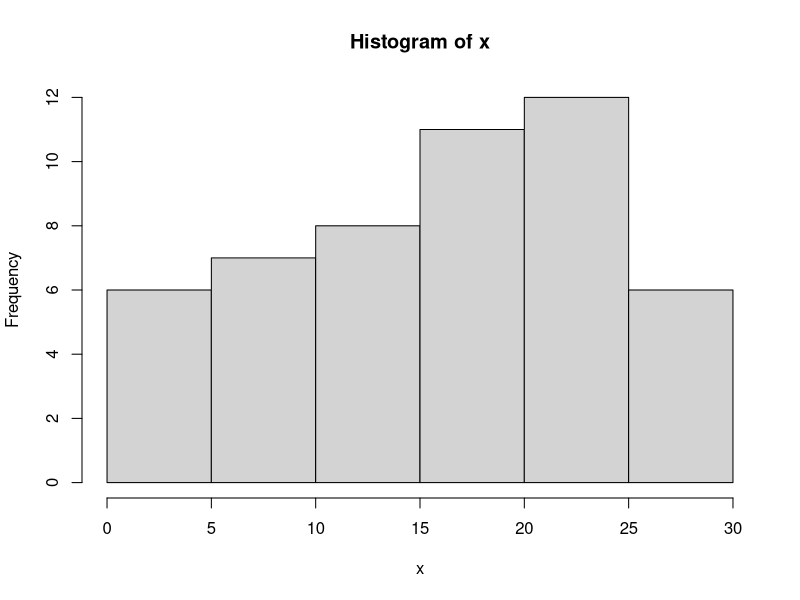
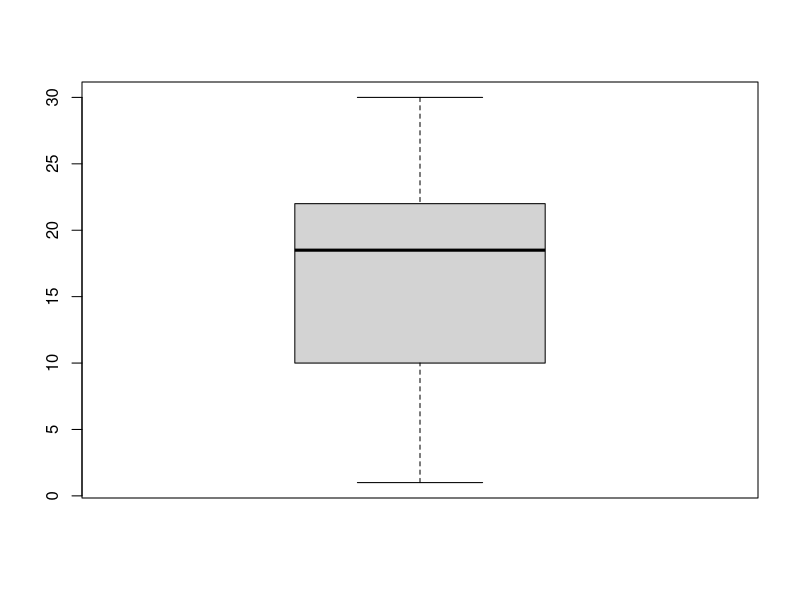
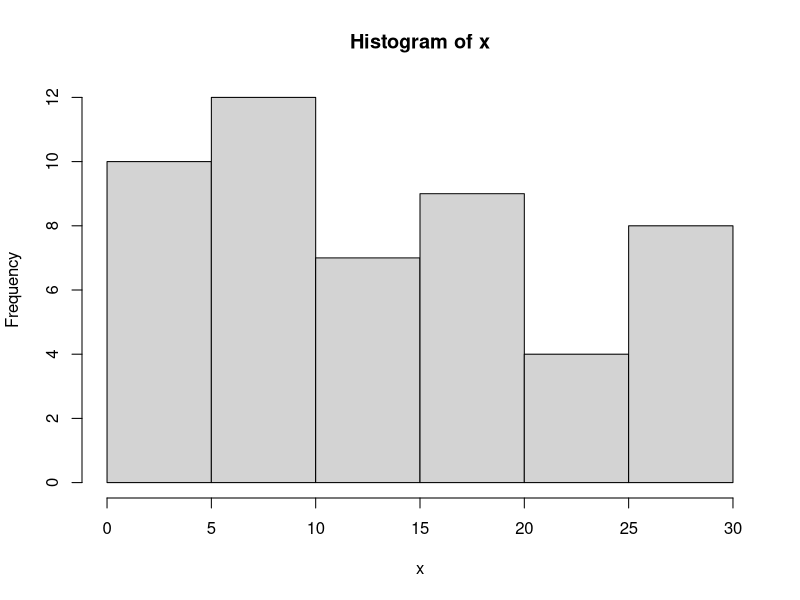
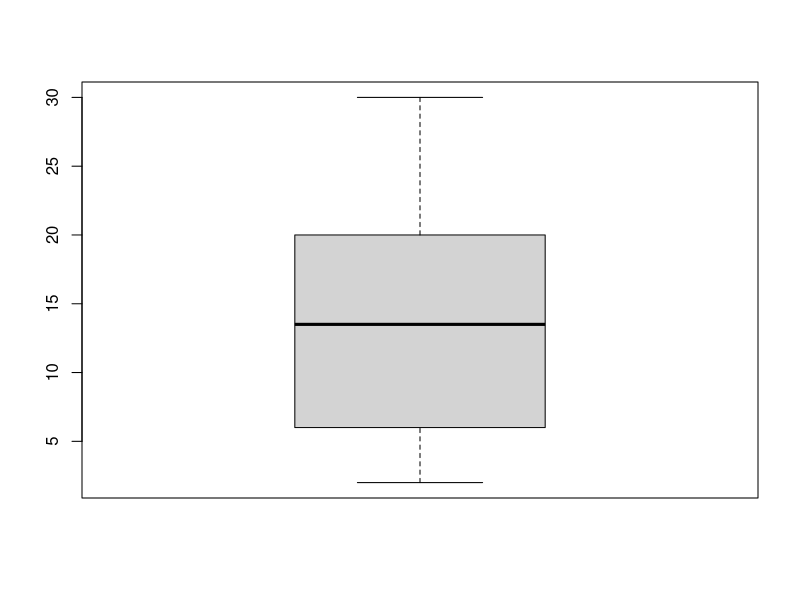

R code for these plots, in order:

# Regressão Linear Múltipla ------------------------------------------------------------------------------------------------------
# Autoria do script: Jeanne Franco -----------------------------------------------------------------------------------------------
# Data do script: 11/05/22 -------------------------------------------------------------------------------------------------------
# Referência: Curso Udemy --------------------------------------------------------------------------------------------------------

# Criando conjunto de dados ----------------------------------------------------------------------------------------------------------------

?sample

m <- sample(1:30, 50, replace = TRUE)
n <- sample(1:30, 50, replace = TRUE)

# Fórmula geral de funções -----------------------------------------------------------------------------------------------------------------

### nome_da_funcao <- function(x) {transformar x}
### Funções são criadas para evitar repetições de linhas e/ou comandos complicados

# Exemplo de função ------------------------------------------------------------------------------------------------------------------------

teste <- function(x) {
  x + 1
}

teste(4)
teste(0)

teste1 <- function(x) {
  x + 1
  x + 5
}

teste1(4)
teste1(0)

### Escrita dessa forma, a função ler apenas a última linha, portanto, o
### 'print' se faz necessário.

teste2 <- function(x) {
  print(x + 1)
  print(x + 5)
}

teste2(3)
teste2(m)
teste2(n)

# Funções complexas ------------------------------------------------------------------------------------------------------------------------

resumo <- function(x) {
  print(mean(x))
  print(sd(x))
  hist(x)
  boxplot(x)
}

resumo(m)
resumo(n)
